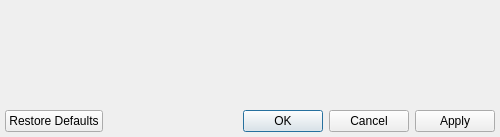
<?xml version="1.0" encoding="UTF-8"?>
<ui version="4.0">
 <class>preferences_dialog_form</class>
 <widget class="QWidget" name="preferences_dialog_form">
  <property name="geometry">
   <rect>
    <x>0</x>
    <y>0</y>
    <width>500</width>
    <height>137</height>
   </rect>
  </property>
  <property name="windowTitle">
   <string>Dialog</string>
  </property>
  <layout class="QVBoxLayout" name="verticalLayout">
   <property name="sizeConstraint">
    <enum>QLayout::SetMinimumSize</enum>
   </property>
   <property name="margin">
    <number>5</number>
   </property>
   <item>
    <widget class="QWidget" name="main_widget" native="true">
     <layout class="QGridLayout" name="gridLayout">
      <property name="sizeConstraint">
       <enum>QLayout::SetMinimumSize</enum>
      </property>
      <property name="margin">
       <number>0</number>
      </property>
     </layout>
    </widget>
   </item>
   <item>
    <widget class="QDialogButtonBox" name="buttons">
     <property name="standardButtons">
      <set>QDialogButtonBox::Apply|QDialogButtonBox::Cancel|QDialogButtonBox::Ok|QDialogButtonBox::RestoreDefaults</set>
     </property>
    </widget>
   </item>
  </layout>
 </widget>
 <resources/>
 <connections/>
</ui>
